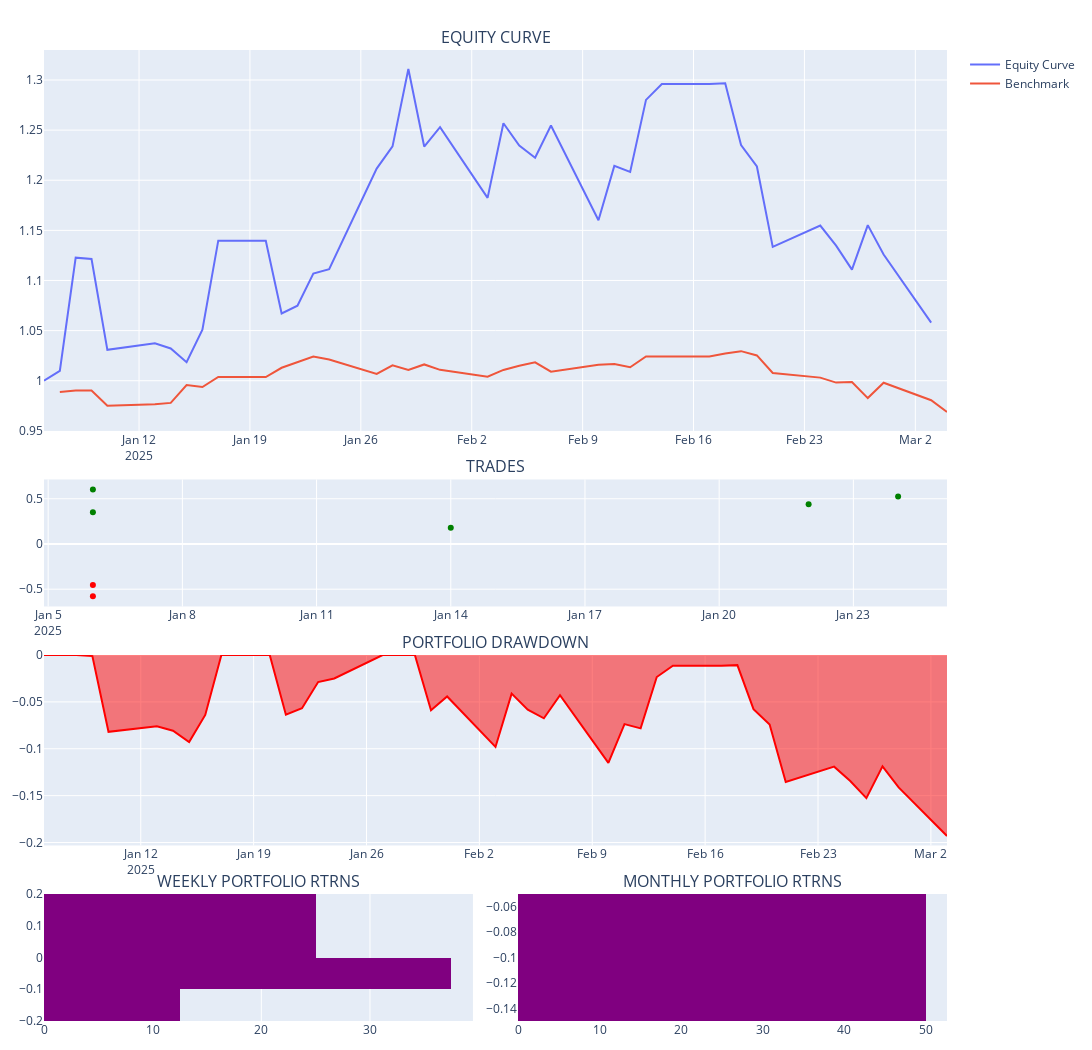

This figure's notebook cell:
### Code cell
# objects[11]['TEST_RESULT']['BACKTESTER'].plot_portfolio()
key = 12
eq = objects[key]['TEST_RESULT']['BACKTESTER']._equity
trades = objects[key]['TEST_RESULT']['BACKTESTER'].trades
transactions = objects[key]['TEST_RESULT']['BACKTESTER'].transactions
ob = objects[key]['TEST_RESULT']['BACKTESTER']
ob.plot_portfolio()

### Figure 1 — Plotly figure (JSON) as saved in the notebook; plotly's stock layout.template omitted (floating-point values rounded to 4 significant figures)
{"data": [{"name": "Equity Curve", "showlegend": true, "type": "scatter", "x": ["2025-01-06T00:00:00", "2025-01-07T00:00:00", "2025-01-08T00:00:00", "2025-01-09T00:00:00", "2025-01-10T00:00:00", "2025-01-13T00:00:00", "2025-01-14T00:00:00", "2025-01-15T00:00:00", "2025-01-16T00:00:00", "2025-01-17T00:00:00", "2025-01-20T00:00:00", "2025-01-21T00:00:00", "2025-01-22T00:00:00", "2025-01-23T00:00:00", "2025-01-24T00:00:00", "2025-01-27T00:00:00", "2025-01-28T00:00:00", "2025-01-29T00:00:00", "2025-01-30T00:00:00", "2025-01-31T00:00:00", "2025-02-03T00:00:00", "2025-02-04T00:00:00", "2025-02-05T00:00:00", "2025-02-06T00:00:00", "2025-02-07T00:00:00", "2025-02-10T00:00:00", "2025-02-11T00:00:00", "2025-02-12T00:00:00", "2025-02-13T00:00:00", "2025-02-14T00:00:00", "2025-02-17T00:00:00", "2025-02-18T00:00:00", "2025-02-19T00:00:00", "2025-02-20T00:00:00", "2025-02-21T00:00:00", "2025-02-24T00:00:00", "2025-02-25T00:00:00", "2025-02-26T00:00:00", "2025-02-27T00:00:00", "2025-02-28T00:00:00", "2025-03-03T00:00:00"], "xaxis": "x", "y": [1.0, 1.01, 1.123, 1.121, 1.031, 1.037, 1.032, 1.018, 1.051, 1.14, 1.14, 1.067, 1.075, 1.107, 1.111, 1.212, 1.234, 1.311, 1.234, 1.253, 1.182, 1.257, 1.235, 1.222, 1.255, 1.16, 1.214, 1.208, 1.28, 1.296, 1.296, 1.297, 1.235, 1.214, 1.134, 1.155, 1.135, 1.111, 1.155, 1.126, 1.058], "yaxis": "y"}, {"name": "Benchmark", "showlegend": true, "type": "scatter", "x": ["2025-01-06T00:00:00", "2025-01-07T00:00:00", "2025-01-08T00:00:00", "2025-01-09T00:00:00", "2025-01-10T00:00:00", "2025-01-13T00:00:00", "2025-01-14T00:00:00", "2025-01-15T00:00:00", "2025-01-16T00:00:00", "2025-01-17T00:00:00", "2025-01-20T00:00:00", "2025-01-21T00:00:00", "2025-01-22T00:00:00", "2025-01-23T00:00:00", "2025-01-24T00:00:00", "2025-01-27T00:00:00", "2025-01-28T00:00:00", "2025-01-29T00:00:00", "2025-01-30T00:00:00", "2025-01-31T00:00:00", "2025-02-03T00:00:00", "2025-02-04T00:00:00", "2025-02-05T00:00:00", "2025-02-06T00:00:00", "2025-02-07T00:00:00", "2025-02-10T00:00:00", "2025-02-11T00:00:00", "2025-02-12T00:00:00", "2025-02-13T00:00:00", "2025-02-14T00:00:00", "2025-02-17T00:00:00", "2025-02-18T00:00:00", "2025-02-19T00:00:00", "2025-02-20T00:00:00", "2025-02-21T00:00:00", "2025-02-24T00:00:00", "2025-02-25T00:00:00", "2025-02-26T00:00:00", "2025-02-27T00:00:00", "2025-02-28T00:00:00", "2025-03-03T00:00:00", "2025-03-04T00:00:00"], "xaxis": "x", "y": [null, 0.9887, 0.9901, 0.9901, 0.975, 0.9765, 0.9779, 0.9957, 0.9938, 1.004, 1.004, 1.013, 1.019, 1.024, 1.021, 1.007, 1.015, 1.011, 1.016, 1.011, 1.004, 1.011, 1.015, 1.018, 1.009, 1.016, 1.017, 1.013, 1.024, 1.024, 1.024, 1.027, 1.03, 1.025, 1.008, 1.003, 0.9981, 0.9986, 0.9827, 0.998, 0.9805, 0.9689], "yaxis": "y"}, {"customdata": [102, 126, 68, 131, 90, 314, 59], "hovertemplate": "<b>%{text}</b><br><br>Date: %{x}<br>Size: %{customdata}<br>PnL: %{y}<br>", "marker": {"color": ["red", "red", "green", "green", "green", "green", "green"]}, "mode": "markers", "name": "Ticker", "showlegend": false, "text": ["AAPL", "AMZN", "BA", "NFLX", "COST", "META", "SBUX"], "type": "scatter", "x": ["2025-01-06T00:00:00", "2025-01-06T00:00:00", "2025-01-06T00:00:00", "2025-01-06T00:00:00", "2025-01-14T00:00:00", "2025-01-22T00:00:00", "2025-01-24T00:00:00"], "xaxis": "x2", "y": [-0.4529, -0.5792, 0.3501, 0.6018, 0.1806, 0.4398, 0.5258], "yaxis": "y2"}, {"fill": "tozeroy", "line": {"color": "red"}, "name": "Drawdown", "showlegend": false, "type": "scatter", "x": ["2025-01-06T00:00:00", "2025-01-07T00:00:00", "2025-01-08T00:00:00", "2025-01-09T00:00:00", "2025-01-10T00:00:00", "2025-01-13T00:00:00", "2025-01-14T00:00:00", "2025-01-15T00:00:00", "2025-01-16T00:00:00", "2025-01-17T00:00:00", "2025-01-20T00:00:00", "2025-01-21T00:00:00", "2025-01-22T00:00:00", "2025-01-23T00:00:00", "2025-01-24T00:00:00", "2025-01-27T00:00:00", "2025-01-28T00:00:00", "2025-01-29T00:00:00", "2025-01-30T00:00:00", "2025-01-31T00:00:00", "2025-02-03T00:00:00", "2025-02-04T00:00:00", "2025-02-05T00:00:00", "2025-02-06T00:00:00", "2025-02-07T00:00:00", "2025-02-10T00:00:00", "2025-02-11T00:00:00", "2025-02-12T00:00:00", "2025-02-13T00:00:00", "2025-02-14T00:00:00", "2025-02-17T00:00:00", "2025-02-18T00:00:00", "2025-02-19T00:00:00", "2025-02-20T00:00:00", "2025-02-21T00:00:00", "2025-02-24T00:00:00", "2025-02-25T00:00:00", "2025-02-26T00:00:00", "2025-02-27T00:00:00", "2025-02-28T00:00:00", "2025-03-03T00:00:00"], "xaxis": "x3", "y": [0, 0, 0, -0.001147, -0.08189, -0.07599, -0.0807, -0.09286, -0.06392, 0, 0, -0.06368, -0.05684, -0.02884, -0.02501, 0, 0, 0, -0.05894, -0.04422, -0.09804, -0.04122, -0.05822, -0.06746, -0.04296, -0.1151, -0.07369, -0.07822, -0.02346, -0.01133, -0.01133, -0.01079, -0.05777, -0.07417, -0.1353, -0.1191, -0.1344, -0.1526, -0.1188, -0.1412, -0.193], "yaxis": "y3"}, {"histnorm": "percent", "marker": {"color": "purple"}, "showlegend": false, "type": "histogram", "xaxis": "x4", "y": [null, 0.1056, -0.02501, 0.1276, 0.001327, 0.03305, -0.1254, -0.006764, -0.06031], "yaxis": "y4"}, {"histnorm": "percent", "marker": {"color": "purple"}, "showlegend": false, "type": "histogram", "xaxis": "x5", "y": [null, -0.1014, -0.06031], "yaxis": "y5"}], "layout": {"annotations": [{"font": {"size": 16}, "showarrow": false, "text": "EQUITY CURVE", "x": 0.5, "xanchor": "center", "xref": "paper", "y": 1.0, "yanchor": "bottom", "yref": "paper"}, {"font": {"size": 16}, "showarrow": false, "text": "TRADES", "x": 0.5, "xanchor": "center", "xref": "paper", "y": 0.5577, "yanchor": "bottom", "yref": "paper"}, {"font": {"size": 16}, "showarrow": false, "text": "PORTFOLIO DRAWDOWN", "x": 0.5, "xanchor": "center", "xref": "paper", "y": 0.3769, "yanchor": "bottom", "yref": "paper"}, {"font": {"size": 16}, "showarrow": false, "text": "WEEKLY PORTFOLIO RTRNS", "x": 0.2375, "xanchor": "center", "xref": "paper", "y": 0.1308, "yanchor": "bottom", "yref": "paper"}, {"font": {"size": 16}, "showarrow": false, "text": "MONTHLY PORTFOLIO RTRNS", "x": 0.7625, "xanchor": "center", "xref": "paper", "y": 0.1308, "yanchor": "bottom", "yref": "paper"}], "height": 1050, "hovermode": "x unified", "margin": {"b": 20, "l": 15, "r": 15, "t": 50}, "paper_bgcolor": "WHITE", "width": 1200, "xaxis": {"anchor": "y", "domain": [0, 1]}, "xaxis2": {"anchor": "y2", "domain": [0, 1]}, "xaxis3": {"anchor": "y3", "domain": [0, 1]}, "xaxis4": {"anchor": "y4", "domain": [0, 0.475]}, "xaxis5": {"anchor": "y5", "domain": [0.525, 1]}, "yaxis": {"anchor": "x", "domain": [0.6077, 1.0]}, "yaxis2": {"anchor": "x2", "domain": [0.4269, 0.5577]}, "yaxis3": {"anchor": "x3", "domain": [0.1808, 0.3769]}, "yaxis4": {"anchor": "x4", "domain": [0, 0.1308]}, "yaxis5": {"anchor": "x5", "domain": [0, 0.1308]}}}
